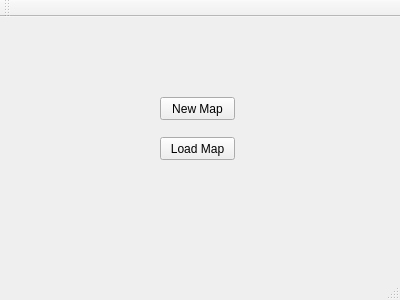
<?xml version="1.0" encoding="UTF-8"?>
<ui version="4.0">
 <class>MainWindow</class>
 <widget class="QMainWindow" name="MainWindow">
  <property name="geometry">
   <rect>
    <x>0</x>
    <y>0</y>
    <width>400</width>
    <height>300</height>
   </rect>
  </property>
  <property name="windowTitle">
   <string>MainWindow</string>
  </property>
  <widget class="QWidget" name="centralWidget">
   <widget class="QPushButton" name="loadMap">
    <property name="geometry">
     <rect>
      <x>160</x>
      <y>120</y>
      <width>75</width>
      <height>23</height>
     </rect>
    </property>
    <property name="text">
     <string>Load Map</string>
    </property>
   </widget>
   <widget class="QPushButton" name="newMap">
    <property name="geometry">
     <rect>
      <x>160</x>
      <y>80</y>
      <width>75</width>
      <height>23</height>
     </rect>
    </property>
    <property name="text">
     <string>New Map</string>
    </property>
   </widget>
  </widget>
  <widget class="QMenuBar" name="menuBar">
   <property name="geometry">
    <rect>
     <x>0</x>
     <y>0</y>
     <width>400</width>
     <height>21</height>
    </rect>
   </property>
  </widget>
  <widget class="QToolBar" name="mainToolBar">
   <attribute name="toolBarArea">
    <enum>TopToolBarArea</enum>
   </attribute>
   <attribute name="toolBarBreak">
    <bool>false</bool>
   </attribute>
  </widget>
  <widget class="QStatusBar" name="statusBar"/>
 </widget>
 <layoutdefault spacing="6" margin="11"/>
 <resources/>
 <connections/>
</ui>
